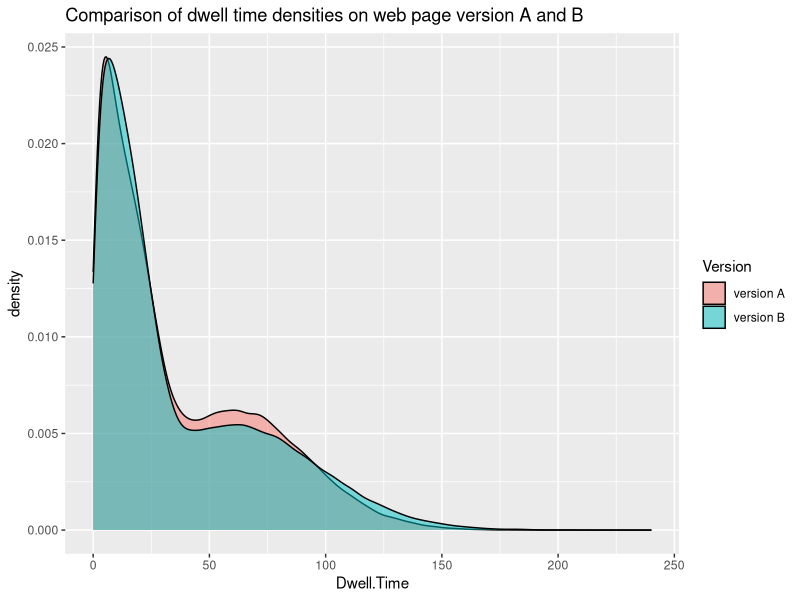

The R script that drew this image:
###################################################################################
## This code is part of Data Science Dojo's bootcamp
## Copyright (C) 2015
## 
## Objective: Understand AB Testing by two simple examples
## Data source:
## Dwell_Time_VersionA.csv and Dwell_Time_VersionB.csv at:
## https://github.com/datasciencedojo/bootcamp/tree/master/Online_Experimentation_and_AB_Testing
## Please install "ggplot2" package: install.packages("ggplot2")
###################################################################################

###################################################################################
## 1. AB Test of Proportions
## 
## Basic concepts:
##
## Conversion rate -- In electronic commerce, The conversion rate is the proportion
## of visitors to a website who take action to go beyond a casual content view or
## website visit, as a result of subtle or direct requests from marketers, 
## advertisers, and content creators. With the formula:
## Conversion rate = Number of Goal Achievements / Visitors
## Successful conversions are defined differently by individual marketers,
## advertisers, and content creators.
## Check out the wikipedia page http://en.wikipedia.org/wiki/Conversion_marketing
## for more details of conversion rate and conversion marketing.
##
## Significance level (type I error rate) -- the probability of rejecting the null
## hypothesis given that it is true.
## 
## Confidence level = 1 - Significance level
##
## Type II error rate -- when the null hypothesis is false, the possibility that it
## fails to be rejected.
##
## Power: 1 - type II error rate
## 
## Scenario:
## Your team is developing and maintaining a e-comerce website. Last week, You did
## an AB testing last week to compare two version of the webpages (version A & B).
## This week, you are going to analyze the results of last week's AB test. Your
## team has agreed on a conversion rate as the metric.
## Data:
## 1. There are 98,234 visiting times of the website last week. The server showed A
## and B versions with equal times among all the visitings.
## 2. There are 8365 successful conversions in version A, and 8604 successful
## conversions in version B.
## Question:
## Do A and B versions of the website give the website the same
## conversion rate (with significance level = 0.05)?
###################################################################################

## assign some variables
visit.per.group <- 298234/2
success.A <- 8365
success.B <- 8604
conversion.rate.A <- success.A / visit.per.group
conversion.rate.B <- success.B / visit.per.group
## do the hypothesis test of proportion
## H0 (null hypothesis): conversion rates of version A and B are the same
## H1 (alternative hypothesis): conversion rates of version A and B are different
prop.test(x=c(success.A, success.B), n=c(visit.per.group, visit.per.group),
          alternative = "two.sided",
          conf.level = 0.95, correct = TRUE)
## By comparing the p-value of the above results and the significance level 0.05,
## what is your conclusion?

## Your team also want to know the "power" of the above results. Since they want to
## know if the H1 is true, what is the possibility that we can get the correct
## conclusion.
## The power can be obtained using power.prop.test function (see the results of the
## following code)
power.prop.test(n=visit.per.group, p1=conversion.rate.A, p2=conversion.rate.B, sig.level=0.05)

###################################################################################
## 2. AB Test of Means
## Scenario:
## Right now your team ask you another question about how much time customers spent
## on version A and B of the website.
## Question: Is the customers' time spent on page different between the version A
## and B of the websites (with significance level = 0.05)?
###################################################################################
## Navigate the working directory of R to the directory of this sample code and
## data files Dwell_Time_VersionA.csv and Dwell_Time_VersionB.csv
## (These two dwell time data sets are not real one, but the distributions of real
## dwell time data would be similar to them.)
## Load the data
dwell.time.versionA <- read.csv("Datasets/Dwell_Time/Dwell_Time_VersionA.csv")
dwell.time.versionB <- read.csv("Datasets/Dwell_Time/Dwell_Time_VersionB.csv")

## Visualize the data
## Calculate mean and standard deviation (sd) of dwell time on the web pages
meanA <- round(mean(dwell.time.versionA$dwellTime), 2)
sdA <- round(sd(dwell.time.versionA$dwellTime), 2)
meanB <- round(mean(dwell.time.versionB$dwellTime), 2)
sdB <- round(sd(dwell.time.versionB$dwellTime), 2)
mean.sd <- data.frame(mean = c(meanA, meanB), sd = c(sdA, sdB))
row.names(mean.sd) <- c("Version A", "Version B")
mean.sd
## plot the density of dwell time of version A and B
library(ggplot2)
#Sample data
dat <- data.frame(Dwell.Time= c(dwell.time.versionA$dwellTime, dwell.time.versionB$dwellTime), Version = c(rep("version A", visit.per.group), rep("version B", visit.per.group)))
#Plot.
ggplot(dat, aes(x = Dwell.Time, fill = Version)) + geom_density(alpha = 0.5) + ggtitle("Comparison of dwell time densities on web page version A and B")

## Use t.test function to do the test
t.test(dwell.time.versionA$dwellTime, dwell.time.versionB$dwellTime, alterative="two.sided", conf.level=0.95)
## Is the dwell time different between version A and B (with significance level 0.05)?

###################################################################################
## EXERCISE:
## After you finish the above analysis, the engineer in your team notices you that
## 343 of the records in group B with unsuccessful conversion are fake data
## automatically filled by computer. The visiting time in version B is acutually
## 298234/2-343, and there still 8604 successful conversion in version B.
## Then you re-do the analysis of section 1 above, does your conclusion change?
###################################################################################
